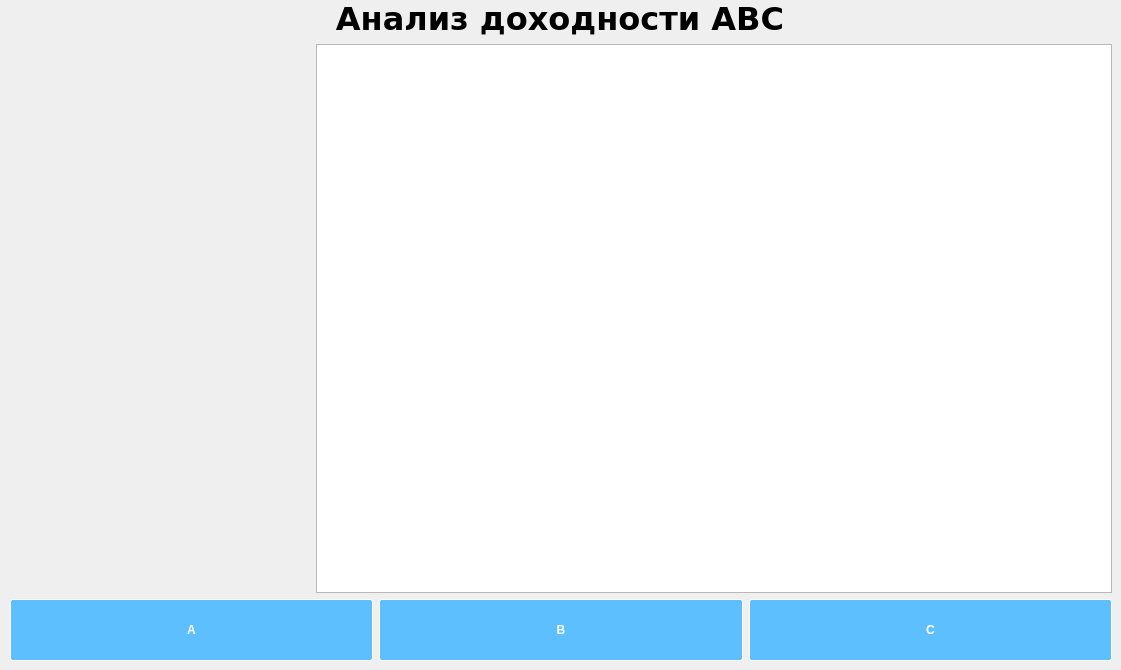
        <widget class="QWidget" name="abc_analysis">
         <widget class="QWidget" name="layoutWidget">
          <property name="geometry">
           <rect>
            <x>10</x>
            <y>0</y>
            <width>1102</width>
            <height>661</height>
           </rect>
          </property>
          <layout class="QVBoxLayout" name="verticalLayout_13">
           <item>
            <widget class="QLabel" name="label_18">
             <property name="minimumSize">
              <size>
               <width>1100</width>
               <height>0</height>
              </size>
             </property>
             <property name="maximumSize">
              <size>
               <width>1100</width>
               <height>16777215</height>
              </size>
             </property>
             <property name="font">
              <font>
               <family>Verdana</family>
               <pointsize>24</pointsize>
               <weight>75</weight>
               <bold>true</bold>
              </font>
             </property>
             <property name="text">
              <string>Анализ доходности ABC</string>
             </property>
             <property name="alignment">
              <set>Qt::AlignCenter</set>
             </property>
            </widget>
           </item>
           <item>
            <layout class="QVBoxLayout" name="verticalLayout">
             <item>
              <layout class="QHBoxLayout" name="horizontalLayout_5">
               <item>
                <widget class="MplWidget" name="plot" native="true">
                 <property name="minimumSize">
                  <size>
                   <width>300</width>
                   <height>0</height>
                  </size>
                 </property>
                 <property name="maximumSize">
                  <size>
                   <width>300</width>
                   <height>250</height>
                  </size>
                 </property>
                </widget>
               </item>
               <item>
                <widget class="QTableWidget" name="tableWidget_4">
                 <property name="minimumSize">
                  <size>
                   <width>200</width>
                   <height>0</height>
                  </size>
                 </property>
                 <property name="styleSheet">
                  <string notr="true">QHeaderView::section {
    background-color: rgb(94, 191, 255);
    border: none;
    height: 32px;
}</string>
                 </property>
                </widget>
               </item>
              </layout>
             </item>
             <item>
              <layout class="QHBoxLayout" name="horizontalLayout_6">
               <item>
                <widget class="QPushButton" name="a_but">
                 <property name="cursor">
                  <cursorShape>PointingHandCursor</cursorShape>
                 </property>
                 <property name="styleSheet">
                  <string notr="true">QPushButton{
background-color: #5ebfff;
color: #ffffff;
height: 50px;
border: 1px solid white;
border-radius: 2px;
padding: 5px;
font-weight: bold;
}
QPushButton:hover{
background-color: #2babff;
color: #ffffff;
height: 50px;
border: 1px solid white;
border-radius: 2px;
padding: 5px;
font-weight: bold;
}</string>
                 </property>
                 <property name="text">
                  <string>A</string>
                 </property>
                </widget>
               </item>
               <item>
                <widget class="QPushButton" name="b_but">
                 <property name="cursor">
                  <cursorShape>PointingHandCursor</cursorShape>
                 </property>
                 <property name="styleSheet">
                  <string notr="true">QPushButton{
background-color: #5ebfff;
color: #ffffff;
height: 50px;
border: 1px solid white;
border-radius: 2px;
padding: 5px;
font-weight: bold;
}
QPushButton:hover{
background-color: #2babff;
color: #ffffff;
height: 50px;
border: 1px solid white;
border-radius: 2px;
padding: 5px;
font-weight: bold;
}</string>
                 </property>
                 <property name="text">
                  <string>B</string>
                 </property>
                </widget>
               </item>
               <item>
                <widget class="QPushButton" name="c_but">
                 <property name="cursor">
                  <cursorShape>PointingHandCursor</cursorShape>
                 </property>
                 <property name="styleSheet">
                  <string notr="true">QPushButton{
background-color: #5ebfff;
color: #ffffff;
height: 50px;
border: 1px solid white;
border-radius: 2px;
padding: 5px;
font-weight: bold;
}
QPushButton:hover{
background-color: #2babff;
color: #ffffff;
height: 50px;
border: 1px solid white;
border-radius: 2px;
padding: 5px;
font-weight: bold;
}</string>
                 </property>
                 <property name="text">
                  <string>C</string>
                 </property>
                </widget>
               </item>
              </layout>
             </item>
            </layout>
           </item>
          </layout>
         </widget>
        </widget>
